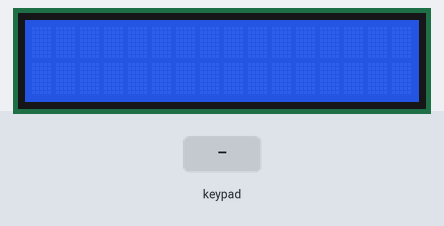
The sketch below on a simulated Arduino Uno, built with avr-gcc and run on an emulated ATmega328P. Shown: 16×2 character LCD. The inputs (shaded band) are chosen by the test bench. What the sketch prints to the serial monitor is not drawn.

Above: at 1.2 s.
1.3 s: keypad keys 9 8 7 6 A pressed 0.4 s apart
At 4.0 s:
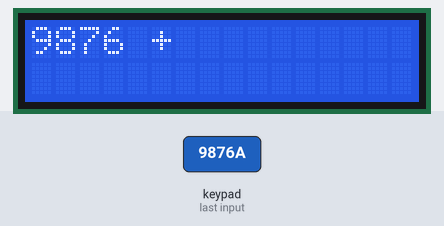
4.8 s: key 'C' pressed
6.3 s: key 'D' pressed
At 6.7 s:
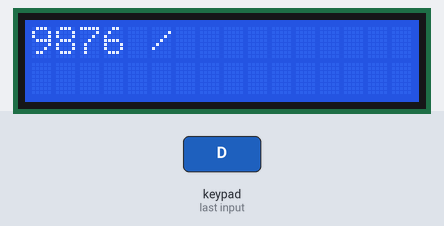
7.8 s: key '#' pressed
At 8.2 s:
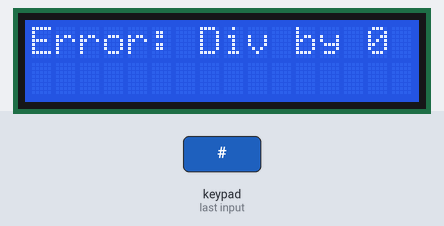
9.3 s: keypad keys A B C 2 pressed 0.4 s apart
At 11.5 s:
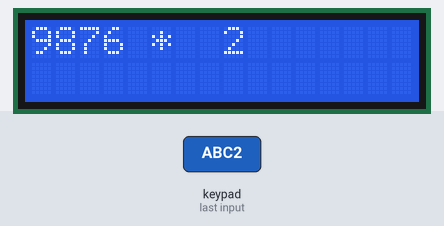
12.4 s: keypad keys A B C 2 * pressed 0.4 s apart
At 15.5 s:
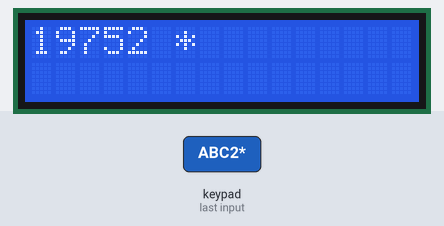
Timing chart, 0 to 16.9 s (numbered marks = the images above; inputs shaded):
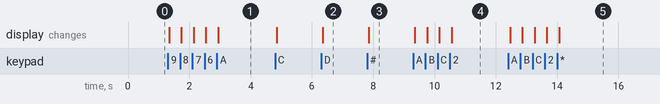

The sketch:

exp4ver1.ino
```cpp
#include <Wire.h>
#include <LiquidCrystal_I2C.h>
#include <Keypad.h>

LiquidCrystal_I2C lcd(0x27,16,2); // I2C address 0x27, 16x2 LCD

const byte numRows = 4;
const byte numCols = 4;

char keymap[numRows][numCols] = {
  {'1','2','3','A'},
  {'4','5','6','B'},
  {'7','8','9','C'},
  {'*','0','#','D'}
};

byte rowPins[numRows] = {9, 8, 7, 6};
byte colPins[numCols] = {5, 4, 3, 2};

Keypad myKeypad = Keypad(makeKeymap(keymap), rowPins, colPins, numRows, numCols);

float firstNum = 0;
float secondNum = 0;
char operation = 0;
String display = "";
bool hasOperation = false;
float result = 0;
bool hasResult = false;

void updateLCD() {
  lcd.setCursor(0,0);
  lcd.print("                ");
  lcd.setCursor(0,0);

  if (display.length() > 16) {
    lcd.print(display.substring(display.length() - 16));
  } else {
    lcd.print(display);
  }

  lcd.setCursor(0,1);
  lcd.print("                ");
  lcd.setCursor(0,1);

  if (hasResult) {
    lcd.print(String(result, 2));
  }
}

void keypadEvent(KeypadEvent key) {
  Serial.print("Key pressed: ");
  Serial.println(key);
  KeyState state = myKeypad.getState();

  if (state == HOLD) {
    if (key == '*') { // clear all on hold
      firstNum = 0;
      secondNum = 0;
      operation = 0;
      hasOperation = false;
      hasResult = false;
      display = "";
      updateLCD();
    }
  } else if (state == PRESSED) {
    if (key >= '0' && key <= '9') {
      if (!hasOperation) {
        firstNum = firstNum * 10 + (key - '0');
        display = String(firstNum, 0);
        hasResult = false;
      } else {
        secondNum = secondNum * 10 + (key - '0');
        display = String(firstNum, 0) + " " + String(operation) + " " + String(secondNum, 0);
        hasResult = false;
      }
    } else if (key == 'A') { // +
      if (hasOperation && secondNum != 0) {
        if (operation == '+') result = firstNum + secondNum;
        else if (operation == '-') result = firstNum - secondNum;
        else if (operation == '*') result = firstNum * secondNum;
        else if (operation == '/' && secondNum != 0) result = firstNum / secondNum;
        else if (operation == '/' && secondNum == 0) {
          display = "Error: Div by 0";
          hasResult = false;
          updateLCD();
          return;
        }
        firstNum = result;
        secondNum = 0;
        hasResult = false;
      }
      if (firstNum != 0 || display != "") {
        operation = '+';
        hasOperation = true;
        display = String(firstNum, 0) + " + ";
        hasResult = false;
      }
    } else if (key == 'B') { // -
      if (hasOperation && secondNum != 0) {
        if (operation == '+') result = firstNum + secondNum;
        else if (operation == '-') result = firstNum - secondNum;
        else if (operation == '*') result = firstNum * secondNum;
        else if (operation == '/' && secondNum != 0) result = firstNum / secondNum;
        else if (operation == '/' && secondNum == 0) {
          display = "Error: Div by 0";
          hasResult = false;
          updateLCD();
          return;
        }
        firstNum = result;
        secondNum = 0;
        hasResult = false;
      }
      if (firstNum != 0 || display != "") {
        operation = '-';
        hasOperation = true;
        display = String(firstNum, 0) + " - ";
        hasResult = false;
      }
    } else if (key == 'C') { // *
      if (hasOperation && secondNum != 0) {
        if (operation == '+') result = firstNum + secondNum;
        else if (operation == '-') result = firstNum - secondNum;
        else if (operation == '*') result = firstNum * secondNum;
        else if (operation == '/' && secondNum != 0) result = firstNum / secondNum;
        else if (operation == '/' && secondNum == 0) {
          display = "Error: Div by 0";
          hasResult = false;
          updateLCD();
          return;
        }
        firstNum = result;
        secondNum = 0;
        hasResult = false;
      }
      if (firstNum != 0 || display != "") {
        operation = '*';
        hasOperation = true;
        display = String(firstNum, 0) + " * ";
        hasResult = false;
      }
    } else if (key == 'D') { // /
      if (hasOperation && secondNum != 0) {
        if (operation == '+') result = firstNum + secondNum;
        else if (operation == '-') result = firstNum - secondNum;
        else if (operation == '*') result = firstNum * secondNum;
        else if (operation == '/' && secondNum != 0) result = firstNum / secondNum;
        else if (operation == '/' && secondNum == 0) {
          display = "Error: Div by 0";
          hasResult = false;
          updateLCD();
          return;
        }
        firstNum = result;
        secondNum = 0;
        hasResult = false;
      }
      if (firstNum != 0 || display != "") {
        operation = '/';
        hasOperation = true;
        display = String(firstNum, 0) + " / ";
        hasResult = false;
      }
    } else if (key == '#') { // equals
      if (hasOperation) {
        if (operation == '+') result = firstNum + secondNum;
        else if (operation == '-') result = firstNum - secondNum;
        else if (operation == '*') result = firstNum * secondNum;
        else if (operation == '/' && secondNum != 0) result = firstNum / secondNum;
        else if (operation == '/' && secondNum == 0) {
          display = "Error: Div by 0";
          hasResult = false;
          updateLCD();
          return;
        }
        hasResult = true;
        display = String(firstNum, 0) + " " + String(operation) + " " + String(secondNum, 0);
        firstNum = result;
        secondNum = 0;
        operation = 0;
        hasOperation = false;
      }
    } else if (key == '*') { // clear one on press
      if (hasResult) {
        hasResult = false;
        display = String(firstNum, 0);
      } else if (hasOperation && secondNum != 0) {
        secondNum = 0;
        display = String(firstNum, 0) + " " + String(operation) + " ";
      } else if (hasOperation) {
        operation = 0;
        hasOperation = false;
        display = String(firstNum, 0);
      } else {
        firstNum = 0;
        display = "";
      }
    }

    updateLCD();
  }
}

void setup() {
  Serial.begin(9600);
  lcd.init();
  lcd.backlight();
  updateLCD();

  myKeypad.setDebounceTime(50);
  myKeypad.setHoldTime(500);
  myKeypad.addEventListener(keypadEvent);
}

void loop() {
  myKeypad.getKey();
}
```

Act3ver2wi2c.cpp
```cpp
#include <Wire.h>
#include <LiquidCrystal_I2C.h>
#include <Keypad.h>

// ======== LCD SETUP ========
LiquidCrystal_I2C lcd(0x27,16,2); // I2C address 0x27, 16x2 LCD

// ======== KEYPAD SETUP ========
const byte numRows = 4;
const byte numCols = 4;

// Key layout (old phone style)
char keymap[numRows][numCols] = {
  {'1','2','3','\0'},
  {'4','5','6','\0'},
  {'7','8','9','\0'},
  {'*','0','#','\0'}
};

// Arduino pins connected to rows and columns
byte rowPins[numRows] = {9, 8, 7, 6};
byte colPins[numCols] = {5, 4, 3, 2};

// Create keypad object
Keypad myKeypad = Keypad(makeKeymap(keymap), rowPins, colPins, numRows, numCols);

// Multi-tap letters for each key
String letters[] = {
  " 0",
  ",.<>/?!@#$%^&*()-_=+[]{}\|1",
  "ABC2",
  "DEF3",
  "GHI4",
  "JKL5",
  "MNO6",
  "PQRS7",
  "TUV8",
  "WXYZ9"
};

// ======== VARIABLES ========
char lastKey = NO_KEY;               // last key pressed
unsigned long lastPressTime = 0;     // last key press time
unsigned long lastActivity = 0;      // last activity timestamp

int letterIndex = 0;                 // multi-tap index
String message = "";                 // stores typed message
int scrollPos = 0;                   // scroll position for LCD
bool previewMode = false;            // auto-scroll mode flag
unsigned long previewTimer = 0;      // timer for auto scroll
int wordCount = 0;                   // number of words

// =======================
// WORD COUNT FUNCTION
// Ignores symbols and counts only words with letters/numbers
// =======================
void countWords() {
  wordCount = 0;            // reset count
  bool inWord = false;      // flag kung nasa word ka
  int charCount = 0;        // count chars in current word

  for(int i=0; i<message.length(); i++){
    char c = message[i];

    if(isAlphaNumeric(c)){      // valid letter/number
      if(!inWord){              // new word
        inWord = true;
        charCount = 1;
      } else {
        charCount++;
      }
    }
    else{ // space or symbol
      if(inWord){               // end ng word
        if(charCount > 0)      // count only if at least 1 valid char
          wordCount++;
        inWord = false;
        charCount = 0;
      }
    }
  }

  // Check last word if message doesn't end with space/symbol
  if(inWord && charCount > 0)
    wordCount++;
}

// =======================
// UPDATE LCD FUNCTION
// =======================
void updateLCD() {

  // First row: Word count
  lcd.setCursor(0,0);
  lcd.print("Words:");
  lcd.print(wordCount);
  lcd.print("        "); // clear leftover chars

  // Second row: Message display
  lcd.setCursor(0,1);
  lcd.print("                "); // clear row first
  lcd.setCursor(0,1);

  // Get visible part of message based on scroll
  String visible = message.substring(scrollPos);
  if (visible.length() > 15)
    visible = visible.substring(0,15); // max 15 chars

  lcd.print(visible);

  // --- blinking cursor at end of visible text ---
  lcd.setCursor(visible.length(), 1);
  lcd.blink();  // enable blinking cursor
}

// =======================
// KEYPAD EVENT FUNCTION
// =======================
void keypadEvent(KeypadEvent key) {

  KeyState state = myKeypad.getState();

  if (state == PRESSED) {

    previewMode = false;          // stop preview if typing
    lastActivity = millis();      // reset activity timer

    // -------- CLEAR ALL MESSAGE ----------
    if (key == '#') {
      message = "";
      wordCount = 0;
      scrollPos = 0;
    }

    // -------- BACKSPACE ----------
    else if (key == '*') {
      if (message.length() > 0) {
        message.remove(message.length()-1);
        if(scrollPos > message.length())
          scrollPos = message.length();
      }
    }

    // -------- LETTER INPUT (multi-tap) ----------
    else if (isDigit(key)) {

      int num = key - '0';
      unsigned long now = millis();

      // Same key pressed within 1 second → cycle letter
      if (key == lastKey && (now - lastPressTime) < 700) {
        letterIndex = (letterIndex + 1) % letters[num].length();
        message.remove(message.length()-1);       // remove last letter
        message += letters[num][letterIndex];     // add new letter
      }
      else {
        letterIndex = 0;                         // new key, first letter
        if (letters[num].length() > 0)
          message += letters[num][letterIndex];
      }

      lastKey = key;
      lastPressTime = now;

      // Auto-scroll if message longer than LCD
      if(message.length() - scrollPos > 15)
        scrollPos = message.length() - 15;
    }

    countWords();   // update word count
    updateLCD();    // refresh LCD
  }
}

// =======================
// SETUP FUNCTION
// =======================
void setup() {

  lcd.init();        // initialize LCD
  lcd.backlight();   // turn on backlight
  lcd.setCursor(0,0);
  lcd.print("Words:0");   // initial display

  lastActivity = millis();  // start activity timer

  // Keypad settings
  myKeypad.setDebounceTime(50);         // prevent double read
  myKeypad.setHoldTime(500);            // hold duration
  myKeypad.addEventListener(keypadEvent); // attach event handler
}

// =======================
// LOOP FUNCTION
// =======================
void loop() {

  myKeypad.getKey();    // check for keypad input

  // ---------- Auto preview mode (scroll message) ----------
  if(!previewMode && millis() - lastActivity > 4000 && message.length() > 16){
    previewMode = true;           // start auto-scroll
    previewTimer = millis();      // reset scroll timer
    scrollPos = 0;                // start from beginning
  }

  if(previewMode){
    // Scroll every 450ms
    if(millis() - previewTimer > 450){
      previewTimer = millis();
      String scrollMessage = message + "    "; // add spaces for smooth scroll

      String visible = "";
      for(int i=0;i<16;i++){
        visible += scrollMessage[(scrollPos + i) % scrollMessage.length()];
      }

      lcd.setCursor(0,1);
      lcd.print(visible);  // show scrolling message

      scrollPos++;          // advance scroll
      if(scrollPos >= scrollMessage.length())
        scrollPos = 0;      // loop scroll
    }
  }
}
```

Exp1-2sw-4blk.cpp
```cpp
int ledA[] = {2,3,4,5};   // LED 1–4
int ledB[] = {6,7,8,9};   // LED 5–8

int sw1 = 10;             // Power switch

void setup() {
  for(int i=0; i<4; i++) {
    pinMode(ledA[i], OUTPUT);
    pinMode(ledB[i], OUTPUT);
  }
  pinMode(sw1, INPUT);
}

void loop() {
  int s1 = digitalRead(sw1);

  if(s1 == HIGH) {   // Power ON
    // Blink group A
    for(int i=0; i<4; i++) digitalWrite(ledA[i], HIGH);
    for(int i=0; i<4; i++) digitalWrite(ledB[i], LOW);
    delay(500);

    // Blink group B
    for(int i=0; i<4; i++) digitalWrite(ledA[i], LOW);
    for(int i=0; i<4; i++) digitalWrite(ledB[i], HIGH);
    delay(500);
  }
  else {             // Power OFF → all LEDs ON
    for(int i=0; i<4; i++) {
      digitalWrite(ledA[i], HIGH);
      digitalWrite(ledB[i], HIGH);
    }
  }
}
```

Exp1-8blk.cpp
```cpp
int leds[] = {2,3,4,5,6,7,8,9};
int sw = 10;

void setup() {
  for(int i=0; i<8; i++) {
    pinMode(leds[i], OUTPUT);
  }
  pinMode(sw, INPUT);
}

void loop() {
  int state = digitalRead(sw);

  // a. All LEDs ON
  for(int i=0; i<8; i++) {
    digitalWrite(leds[i], HIGH);
  }

  // b & c when switch is ON
  if(state == HIGH) {

    // b. Blinking LEDs
    for(int i=0; i<8; i++)
      digitalWrite(leds[i], HIGH);
    delay(500);
    for(int i=0; i<8; i++)
      digitalWrite(leds[i], LOW);
    delay(500);

    // c. Alternate blinking LEDs
    for(int i=0; i<8; i+=2)
      digitalWrite(leds[i], HIGH);
    for(int i=1; i<8; i+=2)
      digitalWrite(leds[i], LOW);
    delay(500);

    for(int i=0; i<8; i+=2)
      digitalWrite(leds[i], LOW);
    for(int i=1; i<8; i+=2)
      digitalWrite(leds[i], HIGH);
    delay(500);
  }
}
```

Exp1-8sw.cpp
```cpp
int ledA[] = {2,3,4,5};   // LED 1–4
int ledB[] = {6,7,8,9};   // LED 5–8

int sw1 = 10;
int sw2 = 11;

void setup() {
  for(int i=0; i<4; i++) {
    pinMode(ledA[i], OUTPUT);
    pinMode(ledB[i], OUTPUT);
  }
  pinMode(sw1, INPUT);
  pinMode(sw2, INPUT);
}

void loop() {
  int s1 = digitalRead(sw1);
  int s2 = digitalRead(sw2);

  // Default OFF
  for(int i=0; i<4; i++) {
    digitalWrite(ledA[i], LOW);
    digitalWrite(ledB[i], LOW);
  }

  // Evaluation Table Logic
  if(s1==LOW && s2==LOW) {
    // 0 0 → 1 1
    for(int i=0; i<4; i++) {
      digitalWrite(ledA[i], HIGH);
      digitalWrite(ledB[i], HIGH);
    }
  }
  else if(s1==LOW && s2==HIGH) {
    // 0 1 → 1 0
    for(int i=0; i<4; i++)
      digitalWrite(ledA[i], HIGH);
  }
  else if(s1==HIGH && s2==LOW) {
    // 1 0 → 0 1
    for(int i=0; i<4; i++)
      digitalWrite(ledB[i], HIGH);
  }
  // 1 1 → 0 0 (do nothing, all OFF)
}
```

Exp1blk.cpp
```cpp
// C++ code
//
void setup()
{
  pinMode(LED_BUILTIN, OUTPUT);
}

void loop()
{
  digitalWrite(LED_BUILTIN, HIGH);
  delay(1000); // Wait for 1000 millisecond(s)
  digitalWrite(LED_BUILTIN, LOW);
  delay(1000); // Wait for 1000 millisecond(s)
}
```

Exp2LED1.cpp
```cpp
#include <LiquidCrystal.h>

int seconds = 0;

LiquidCrystal lcd_1(12, 11, 5, 4, 3, 2);

void setup()
{
  lcd_1.begin(16, 2); // Set up the number of columns and rows on the LCD.

  // Print a message to the LCD.
  lcd_1.print("hello world!");
}

void loop()
{
  // set the cursor to column 0, line 1
  // (note: line 1 is the second row, since counting
  // begins with 0):
  lcd_1.setCursor(0, 1);
  // print the number of seconds since reset:
  lcd_1.print(seconds);
  delay(1000); // Wait for 1000 millisecond(s)
  seconds += 1;
}
```

Exp2LED2.cpp
```cpp
#include <Wire.h>
#include <LiquidCrystal_I2C.h>

// Use the correct I2C address from your module (commonly 0x27 or 0x3F)
LiquidCrystal_I2C lcd(0x27, 16, 2);

int seconds = 0;

void setup() {
  // Initialize the LCD
  lcd.init();
  lcd.backlight();     // Turn on backlight

  // Print initial message
  lcd.setCursor(0, 0);
  lcd.print("hello world");
}

void loop() {
  // Set cursor to first column of second row
  lcd.setCursor(0, 1);

  // Print the seconds counter
  lcd.print(seconds);

  // Wait for 1 second
  delay(1000);

  // Increment seconds
  seconds++;
}
```

Exp3Act.cpp
```cpp
#include <Keypad.h>

const byte numRows = 4;
const byte numCols = 4;

char keymap[numRows][numCols] = {
  {'1','2','3','\0'},   // A disabled
  {'4','5','6','\0'},   // B disabled
  {'7','8','9','\0'},   // C disabled
  {'*','0','#','\0'}    // D disabled
};

byte rowPins[numRows] = {9, 8, 7, 6};
byte colPins[numCols] = {5, 4, 3, 2};

Keypad myKeypad = Keypad(makeKeymap(keymap), rowPins, colPins, numRows, numCols);

// Mapping for text mode
String letters[] = {
  " ",    // 0 → space
  ".?!",  // 1 → punctuation
  "ABC",  // 2
  "DEF",  // 3
  "GHI",  // 4
  "JKL",  // 5
  "MNO",  // 6
  "PQRS", // 7
  "TUV",  // 8
  "WXYZ"  // 9
};

char lastKey = NO_KEY;
unsigned long lastPressTime = 0;
int letterIndex = 0;
String message = "";

// Event handler for keypad
void keypadEvent(KeypadEvent key) {
  KeyState state = myKeypad.getState();

  if (state == PRESSED) {
    if (key == '*') {
      // Backspace
      if (message.length() > 0) {
        message.remove(message.length()-1);
      }
    } else if (key == '#') {
      // Newline / confirm
      message += '\n';
    } else if (isDigit(key)) {
      int num = key - '0';
      unsigned long now = millis();

      if (key == lastKey && (now - lastPressTime) < 1000) {
        // cycle through letters
        letterIndex = (letterIndex + 1) % letters[num].length();
        message.remove(message.length()-1);
        message += letters[num][letterIndex];
      } else {
        // new key or timeout
        letterIndex = 0;
        if (letters[num].length() > 0) {
          message += letters[num][letterIndex];
        }
      }

      lastKey = key;
      lastPressTime = now;
    }

    Serial.println(message);
  }
}

void setup() {
  Serial.begin(19200);
  myKeypad.setDebounceTime(200);   //stable input
  myKeypad.setHoldTime(1000);      //hold detection
  myKeypad.addEventListener(keypadEvent); //attach event handler
}

void loop() {
  myKeypad.getKey();   // triggers event handler automatically
}
```

Source omitted: Exp3test.cpp (649 bytes)

Measured:
- after the input at 1.3 s, the display: first changes at once (image 1 shows a later state)
- after the input at 6.3 s, the display: changes after 0.05 s (image 2)
- after the input at 7.8 s, the display: changes after 0.06 s (image 3)
- after the input at 9.3 s, the display: first changes after 0.06 s (image 4 shows a later state)
- after the input at 12.4 s, the display: first changes after 0.06 s (image 5 shows a later state)
